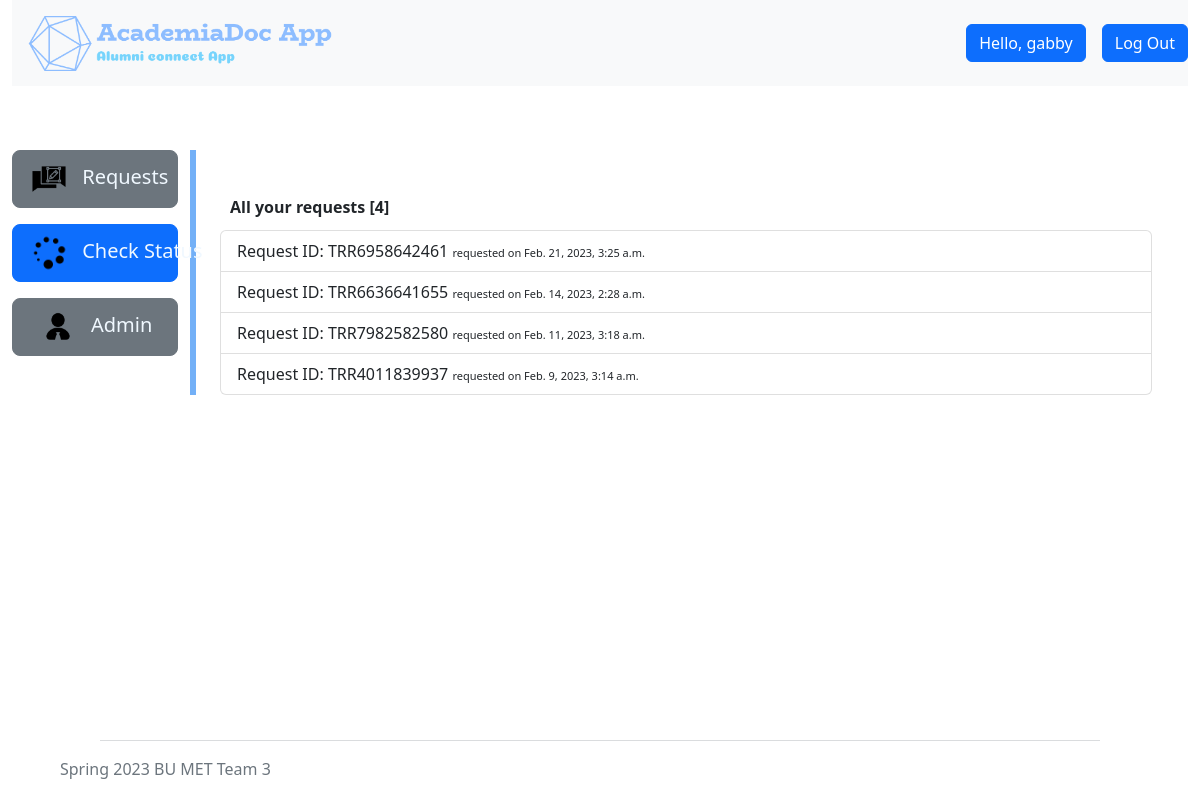
The app's page /status/ (signed in) with its own data.
### academiadocapp/models.py (models this page shows, shortened)
class User(AbstractUser):
    CATEGORY = [
        ('Alumni', 'Alumni'),
        ('Faculty', 'Faculty'),
    ]
    role = models.CharField(max_length=7, choices=CATEGORY, default='Alumni')
    student_id = models.IntegerField(default=0,blank=True)
    grad_year = models.IntegerField(default=1900,blank=True)

class Requests(models.Model):
    def create_new_ref_no():
        not_unique = True
        while not_unique:
            unique_ref = random.randint(1000000000, 9999999999)
            if not Requests.objects.filter(reference=unique_ref):
                not_unique = False
        return str(unique_ref)
    STATUS = [
        ('SU', 'Submitted'),
        ('AP', 'Approved'),
        ('PR', 'Processed'),
        ('CO', 'Completed'),
        ('CL', 'Closed'),
    ]
    PURPOSE = [
        ('PE', 'Personal'),
        ('OF', 'Official'),
    ]
    creator = models.ForeignKey(settings.AUTH_USER_MODEL, on_delete=models.CASCADE)
    reference = models.CharField(max_length=10, blank=True, unique=True, default=create_new_ref_no)
    delivery_email = models.EmailField(max_length=254)
    purpose = models.CharField(max_length=2, choices=PURPOSE, default='OF',)
    agreement = models.BooleanField()
    status = models.CharField(max_length=2, choices=STATUS, default='SU', )
    date = models.DateTimeField(auto_now_add=True)
    approve_date = models.DateTimeField(blank=True, null=True)
    process_date = models.DateTimeField(blank=True, null=True)
    complete_date = models.DateTimeField(blank=True, null=True)
    close_date = models.DateTimeField(blank=True, null=True)
    pdf_file = models.FileField(upload_to='pdfs/', blank=True, null=True)
    class Meta:
        ordering = ['-date']

### academiadocapp/views.py (the view)
# urls.py: path('status/', views.status, name='status'),
@login_required
def status(request):
    user = request.user
    transcript_requests = Requests.objects.filter(creator=user).all()
    count = Requests.objects.filter(creator=user).count()
    context = {
        'requests' : transcript_requests,
        'count' : count
    }
    return render(request, "academiadocapp/status.html", context)

### academiadocapp/templates/academiadocapp/status.html (shortened to what this page needs)
{% extends "base.html" %} {% load static %} {% block content %}
<div class="row" style="margin-top: 4rem">
  <div class="col-2" style="border-right: 6px solid rgb(115, 176, 247)">
    <div class="d-flex flex-column">
      <div>
        <button
          class="btn btn-secondary btn-lg"
          style="width: -webkit-fill-available"
        >
          <div class="d-none d-lg-block">
            <a
              class="text-decoration-none hidden-sm"
              href="{% url 'transcript' %}"
              style="color: aliceblue; white-space: nowrap"
            >
              <img
                class="pe-2"
                src="{% static 'icons/request.png' %}"
                alt="request"
                height="40"
              />
              Requests
            </a>
          </div>
        </button>
      </div>
      <div style="padding-top: 1rem">
        <button
          class="btn btn-primary btn-lg"
          style="width: -webkit-fill-available"
        >
          <div class="d-none d-lg-block">
            <a
              class="text-decoration-none hidden-sm"
              href="{% url 'status' %}"
              style="color: aliceblue; white-space: nowrap"
            >
              <img
                class="pe-2"
                src="{% static 'icons/status.png' %}"
                alt=""
                height="40"
              />
              Check Status
            </a>
          </div>
        </button>
      </div>
      {% if request.user.is_staff %}
      <div style="padding-top: 1rem">
        <button
          class="btn btn-secondary btn-lg"
          style="width: -webkit-fill-available"
        >
          <div class="d-none d-lg-block">
            <a
              class="text-decoration-none hidden-sm"
              href="{% url 'admin-page' %}"
              style="color: aliceblue; white-space: nowrap"
            >
              <img
                class="pe-2"
                src="{% static 'icons/admin.png' %}"
                alt=""
                height="40"
              />
              Admin
            </a>
          </div>
        </button>
      </div>
      {% endif %}
    </div>
  </div>
  <div class="col-10">
    <div class="container">
      <div class="row mt-5">
        <div class="col-md-12">
          <div>
            <div
              class="d-flex flex-row justify-content-between align-items-center order"
            >
                <h6 style="font-weight: bold; padding: 0px 0px 5px 10px;">All your requests [{{ count }}]</h4>
            </div>
            <div class="list-group">
                {% for request in requests %}
              <a id="request-{{ request.id }}" onclick="show_details(event, {{ request.id }})" class="list-group-item list-group-item-action request-item">
                Request ID: TRR{{ request.reference }} <span class="date">requested on {{ request.date }}</span>
              </a>
              {% endfor %}
            </div>
          </div>
        </div>
      </div>
    </div>
  </div>
</div>
{% endblock %}

### academiadocapp/templates/base.html (shortened to what this page needs)
{% load static %}
<!DOCTYPE html>
<html lang="en">
  <head>
    <link
      href="https://cdn.jsdelivr.net/npm/bootstrap@5.2.1/dist/css/bootstrap.min.css"
      rel="stylesheet"
    />
    <link href="{% static 'styles.css' %}" rel="stylesheet" />
  </head>
  <body style="min-width: 550px; min-height: 100vh; position: relative">
    <div style="padding-bottom: 60px">
      <div class="container-fluid">
        <div class="row">
          <div class="col">
            <div class="container-fluid">
              <div class="row">
                <nav class="navbar navbar-expand-lg bg-light">
                  <div class="col d-flex justify-content-start ps-3">
                    <a href="/"
                      ><img
                        height="55"
                        src="{% static 'assets/logobackground.png' %}"
                        alt="logo"
                    /></a>
                  </div>
                  {% csrf_token %} {% if user.is_authenticated %}
                  <div
                    class="collapse navbar-collapse"
                    id="navbarSupportedContent"
                    data-toggle="collapse"
                    data-target=".navbar-collapse"
                  >
                    <ul
                      class="navbar-nav mb-2 mb-lg-0"
                      style="margin-left: auto"
                    >
                      <li class="nav-item">
                        <a class="nav-link" href="#">
                          <a class="btn btn-primary mb-3 ms-3"
                            >Hello, {{ user.username}}</a
                          >
                        </a>
                      </li>
                      <li class="nav-item">
                        <a class="nav-link" href="">
                          <a
                            id="logout"
                            class="btn btn-primary mb-3 ms-3"
                            href="{% url 'logout'%}"
                            role="button"
                            >Log Out</a
                          >
                        </a>
                      </li>
                    </ul>
                  </div>
                  {% endif %}
                </nav>
              </div>
            </div>
          </div>
        </div>
        <div class="row">{% block content %} {% endblock %}</div>
      </div>
    </div>
    <footer
      class="mt-5"
      style="
        width: 100%;
        height: 60px;
        position: absolute;
        bottom: 0;
        display: flex;
        flex-wrap: wrap;
      "
    >
      <div class="container-fluid text-secondary">
        <div class="row justify-content-center">
          <hr class="col-10" />
        </div>
        <div class="row px-5">
          <div class="col-md-6 col-sm-12 d-flex justify-content-start">
            <p>Spring 2023 BU MET Team 3</p>
          </div>
        </div>
      </div>
    </footer>
  </body>
</html>

### static/styles.css (style rules this page uses)
body { background-color: rgb(255, 255, 255); }
.date { font-size: 11px; }

### records on screen
User: username "gabby"
Requests: reference "6958642461", date "Feb. 21, 2023, 3:25 a.m."
Requests: reference "6636641655", date "Feb. 14, 2023, 2:28 a.m."
Requests: reference "7982582580", date "Feb. 11, 2023, 3:18 a.m."
Requests: reference "4011839937", date "Feb. 9, 2023, 3:14 a.m."

### other values on screen
{{ count }} "4"
